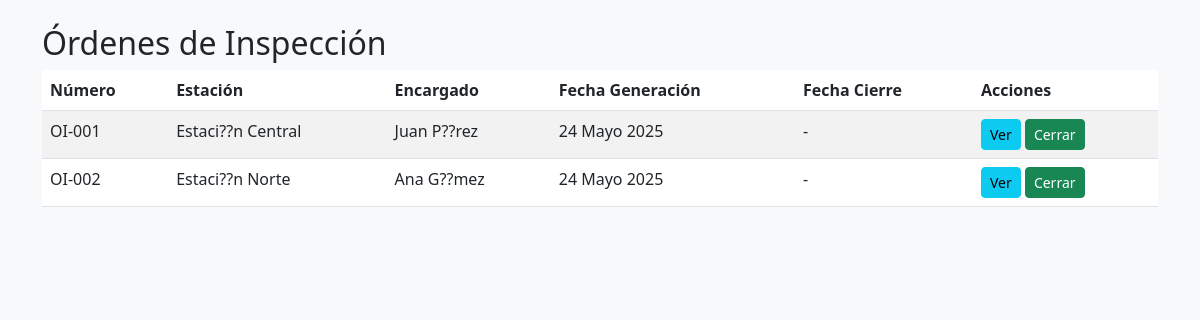
The app's page /inspeccion/ordenes/ (signed in) with its own data.
### inspeccion/models.py (models this page shows)
class OrdenInspeccion(models.Model):
    numero = models.CharField(max_length=20, unique=True)
    fecha_generacion = models.DateField()
    fecha_inicio = models.DateField(null=True, blank=True)
    fecha_cierre = models.DateField(null=True, blank=True)
    observaciones = models.TextField(null=True, blank=True)
    encargado = models.ForeignKey(Empleado, on_delete=models.SET_NULL, null=True, blank=True)
    estacion = models.ForeignKey(EstacionSismologica, on_delete=models.CASCADE, related_name='ordenes_inspeccion')

class EstacionSismologica(models.Model):
    codigo = models.CharField(max_length=20, unique=True)
    nombre = models.CharField(max_length=100)
    latitud = models.FloatField()
    longitud = models.FloatField()
    fecha_cert_adm = models.DateField(null=True, blank=True)
    fecha_cert_op = models.DateField(null=True, blank=True)
    nro_cert_adq = models.CharField(max_length=50, null=True, blank=True)

class Empleado(models.Model):
    nombre = models.CharField(max_length=100)
    email = models.EmailField()
    rol = models.CharField(max_length=50)
    telefono = models.CharField(max_length=20)
    perfil = models.ForeignKey(Perfil, on_delete=models.SET_NULL, null=True, blank=True)

### inspeccion/views.py (the view)
# urls.py: path('ordenes/', views.lista_ordenes, name='lista_ordenes'),
@login_required
def lista_ordenes(request):
    ordenes = OrdenInspeccion.objects.all().order_by('-fecha_generacion')
    return render(request, 'inspeccion/lista_orden_inspeccion.html', {'ordenes': ordenes})

### inspeccion/templates/inspeccion/lista_orden_inspeccion.html
{% extends 'base.html' %}
{% block content %}
<h2>Órdenes de Inspección</h2>
<table class="table table-striped">
    <thead>
        <tr>
            <th>Número</th>
            <th>Estación</th>
            <th>Encargado</th>
            <th>Fecha Generación</th>
            <th>Fecha Cierre</th>
            <th>Acciones</th>
        </tr>
    </thead>
    <tbody>
        {% for orden in ordenes %}
        <tr>
            <td>{{ orden.numero }}</td>
            <td>{{ orden.estacion.nombre }}</td>
            <td>{{ orden.encargado.nombre }}</td>
            <td>{{ orden.fecha_generacion }}</td>
            <td>{{ orden.fecha_cierre|default:'-' }}</td>
            <td>
                <a href="{% url 'detalle_orden_inspeccion' orden.pk %}" class="btn btn-info btn-sm">Ver</a>
                <a href="{% url 'cerrar_orden_inspeccion' orden.pk %}" class="btn btn-success btn-sm">Cerrar</a>
            </td>
        </tr>
        {% empty %}
        <tr><td colspan="6">No hay órdenes de inspección.</td></tr>
        {% endfor %}
    </tbody>
</table>
{% endblock %}

### inspeccion/templates/base.html (shortened to what this page needs)
<!DOCTYPE html>
<html lang="es">
<head>
    <link rel="stylesheet" href="https://cdn.jsdelivr.net/npm/bootstrap@5.3.0/dist/css/bootstrap.min.css">
</head>
<body style="background: #f8f9fa;">
    <div class="container mt-4">
        {% block content %}{% endblock %}
    </div>
</body>
</html>

### records on screen
OrdenInspeccion: numero "OI-001", estacion.nombre "Estaci??n Central", encargado.nombre "Juan P??rez", fecha_generacion "24 Mayo 2025", fecha_cierre "-"
OrdenInspeccion: numero "OI-002", estacion.nombre "Estaci??n Norte", encargado.nombre "Ana G??mez", fecha_generacion "24 Mayo 2025", fecha_cierre "-"
